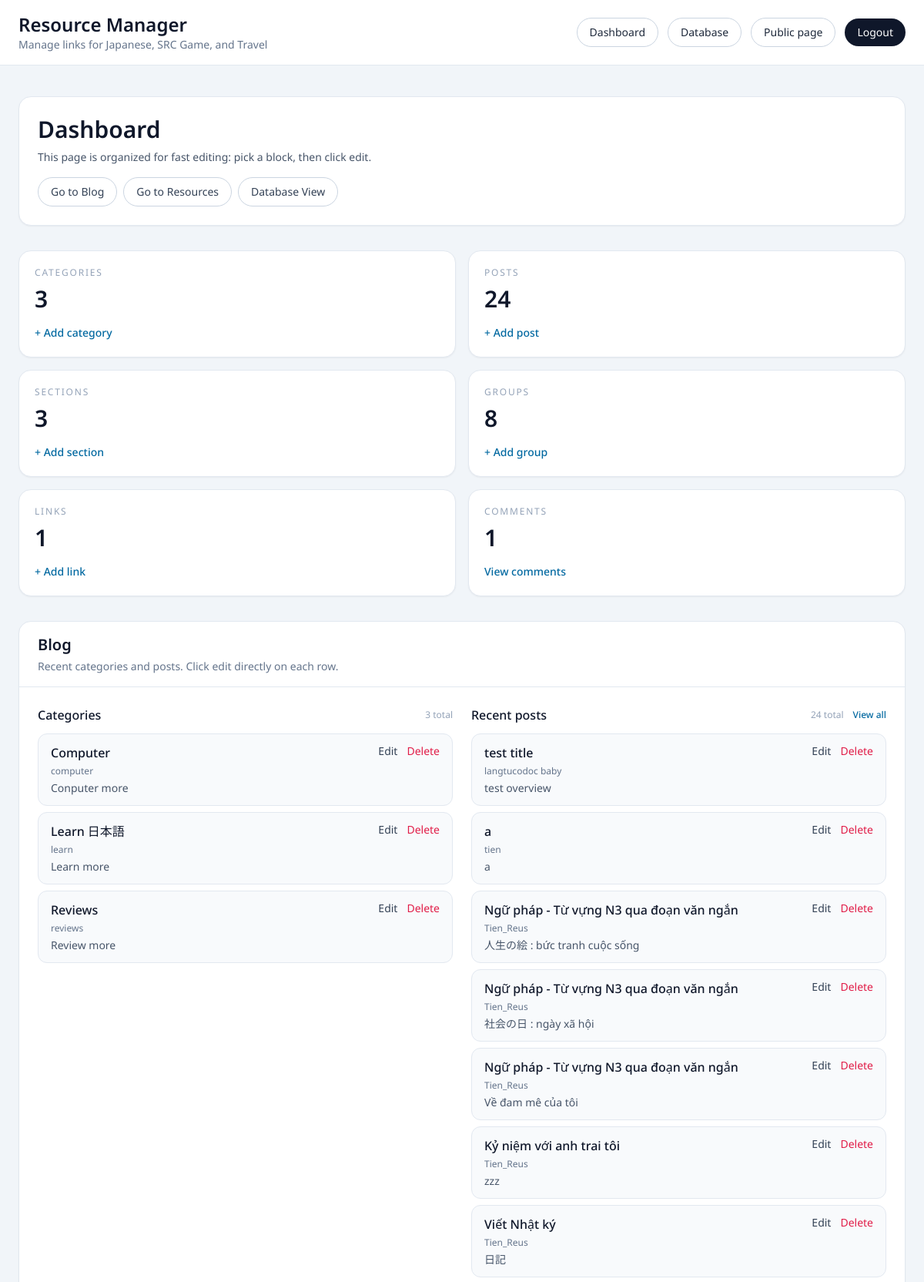
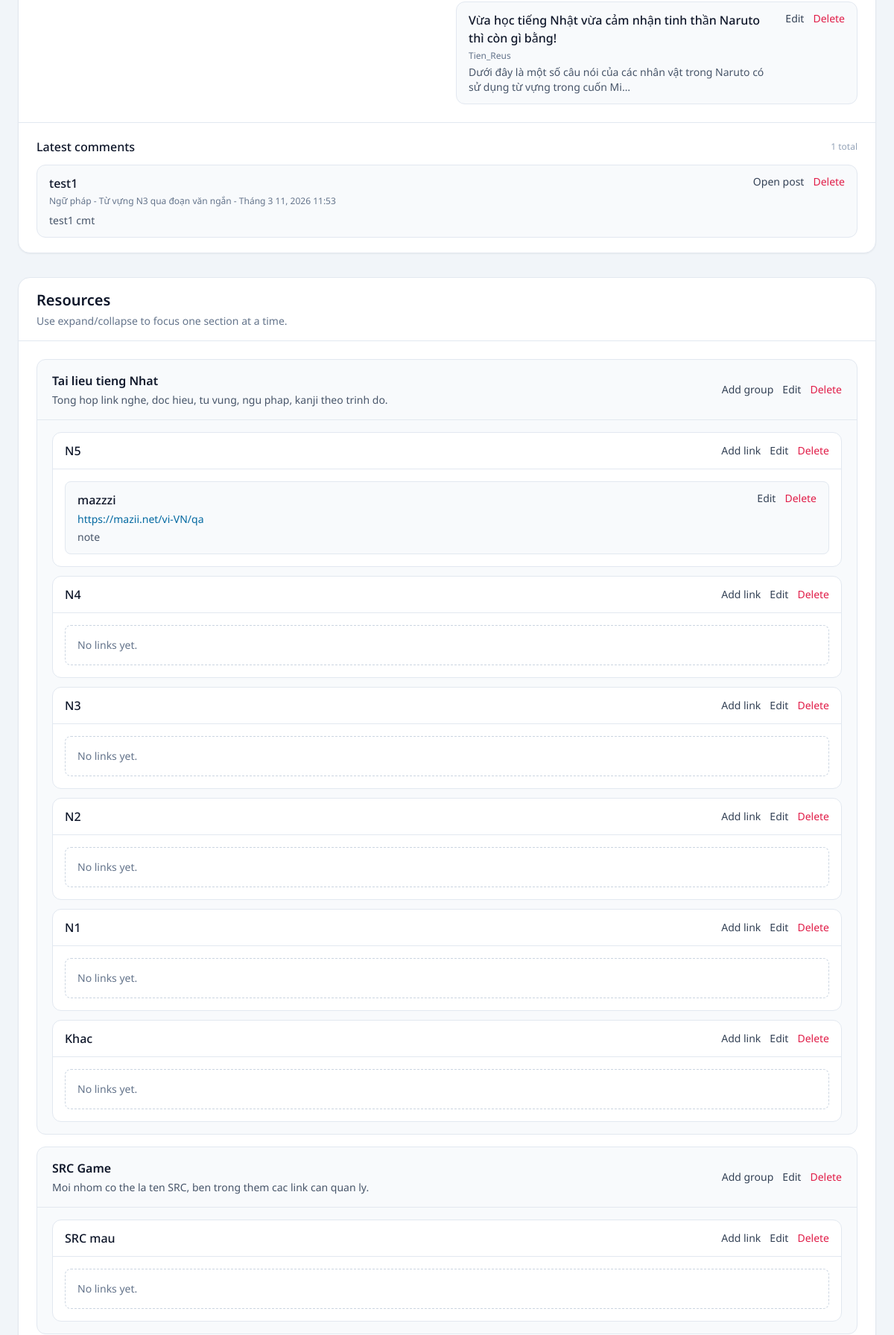
The page /sql/ (signed in, upper part) on the database its author committed (2 pictures, top to bottom).
### posts/models.py (models this page shows, shortened)
class Category(models.Model):
    title = models.CharField(max_length=20)
    subtitle = models.CharField(max_length=20)
    slug = models.SlugField()
    thumbnail = models.ImageField()

class Post(models.Model):
    STATUS_DRAFT = "draft"
    STATUS_PUBLISHED = "published"
    STATUS_CHOICES = [
        (STATUS_DRAFT, "Draft"),
        (STATUS_PUBLISHED, "Published"),
    ]
    title = models.CharField(max_length=100)
    slug = models.SlugField()
    overview = models.TextField()
    timestamp = models.DateTimeField(auto_now_add=True)
    content = models.TextField()
    author = models.ForeignKey(Author, on_delete=models.CASCADE)
    thumbnail = models.ImageField()
    categories = models.ManyToManyField(Category)
    featured = models.BooleanField()
    status = models.CharField(max_length=20, choices=STATUS_CHOICES, default=STATUS_PUBLISHED)

class Author(models.Model):
    user = models.OneToOneField(User, on_delete=models.CASCADE)
    display_name = models.CharField(max_length=150, blank=True)
    profile_picture = models.ImageField(blank=True)
    def __str__(self):
        return self.display_name or self.user.username

class Comment(models.Model):
    post = models.ForeignKey(
        Post,
        on_delete=models.CASCADE,
        related_name="comments",
    )
    author_name = models.CharField(max_length=80)
    body = models.TextField(max_length=1000)
    created_at = models.DateTimeField(auto_now_add=True)
    class Meta:
        ordering = ["-created_at"]

class ResourceSection(models.Model):
    title = models.CharField(max_length=100)
    slug = models.SlugField(unique=True)
    description = models.TextField(blank=True)
    display_order = models.PositiveIntegerField(default=0)
    class Meta:
        ordering = ["display_order", "title"]

class ResourceGroup(models.Model):
    section = models.ForeignKey(
        ResourceSection,
        on_delete=models.CASCADE,
        related_name="groups",
    )
    title = models.CharField(max_length=100)
    description = models.TextField(blank=True)
    display_order = models.PositiveIntegerField(default=0)
    class Meta:
        ordering = ["display_order", "title"]
        unique_together = ("section", "title")

class ResourceLink(models.Model):
    group = models.ForeignKey(
        ResourceGroup,
        on_delete=models.CASCADE,
        related_name="links",
    )
    title = models.CharField(max_length=150)
    url = models.URLField(blank=True)
    document = models.FileField(upload_to="resources/files/", blank=True)
    note = models.CharField(max_length=255, blank=True)
    display_order = models.PositiveIntegerField(default=0)
    class Meta:
        ordering = ["display_order", "title"]
        unique_together = ("group", "title")

### posts/views.py (the view)
# urls.py: path('sql/', resource_admin_dashboard, name='resource_admin_dashboard'),
@staff_required
def resource_admin_dashboard(request):
    sections = ResourceSection.objects.prefetch_related("groups__links")
    categories = Category.objects.order_by("title")
    posts = Post.objects.select_related("author").prefetch_related("categories").order_by("-timestamp")[:8]
    comments = Comment.objects.select_related("post").order_by("-created_at")[:10]
    context = {
        "sections": sections,
        "categories": categories,
        "posts": posts,
        "comments": comments,
        "section_count": ResourceSection.objects.count(),
        "group_count": ResourceGroup.objects.count(),
        "link_count": ResourceLink.objects.count(),
        "category_count": Category.objects.count(),
        "post_count": Post.objects.count(),
        "comment_count": Comment.objects.count(),
    }
    return render(request, "resource_admin/dashboard.html", context)

### posts/views.py (called while the page is built)
def staff_required(view_func):
    @wraps(view_func)
    @login_required(login_url="resource_admin_login")
    @user_passes_test(
        lambda user: user.is_staff or user.is_superuser,
        login_url="resource_admin_login",
    )
    def _wrapped_view(request, *args, **kwargs):
        return view_func(request, *args, **kwargs)
    return _wrapped_view

### templates/resource_admin/dashboard.html (shortened to what this page needs)
{% extends 'resource_admin/base.html' %}
{% block content %}
<section class="mb-8 rounded-2xl border border-slate-200 bg-white p-6 shadow-sm">
  <h1 class="text-3xl font-semibold text-slate-900">Dashboard</h1>
  <p class="mt-2 text-sm text-slate-600">This page is organized for fast editing: pick a block, then click edit.</p>
  <div class="mt-4 flex flex-wrap gap-2 text-sm">
    <a href="#blog-area" class="rounded-full border border-slate-300 px-4 py-2 text-slate-700 hover:bg-slate-50">Go to Blog</a>
    <a href="#resource-area" class="rounded-full border border-slate-300 px-4 py-2 text-slate-700 hover:bg-slate-50">Go to Resources</a>
    <a href="{% url 'resource_admin_database' %}" class="rounded-full border border-slate-300 px-4 py-2 text-slate-700 hover:bg-slate-50">Database View</a>
  </div>
</section>
<section class="mb-8 grid gap-4 sm:grid-cols-2 xl:grid-cols-6">
  <article class="rounded-2xl border border-slate-200 bg-white p-5 shadow-sm">
    <p class="text-xs uppercase tracking-[0.15em] text-slate-400">Categories</p>
    <p class="mt-2 text-3xl font-semibold text-slate-900">{{ category_count }}</p>
    <a href="{% url 'category_create' %}" class="mt-4 inline-block text-sm font-medium text-sky-700 hover:text-sky-900">+ Add category</a>
  </article>
  <article class="rounded-2xl border border-slate-200 bg-white p-5 shadow-sm">
    <p class="text-xs uppercase tracking-[0.15em] text-slate-400">Posts</p>
    <p class="mt-2 text-3xl font-semibold text-slate-900">{{ post_count }}</p>
    <a href="{% url 'post_create' %}" class="mt-4 inline-block text-sm font-medium text-sky-700 hover:text-sky-900">+ Add post</a>
  </article>
  <article class="rounded-2xl border border-slate-200 bg-white p-5 shadow-sm">
    <p class="text-xs uppercase tracking-[0.15em] text-slate-400">Sections</p>
    <p class="mt-2 text-3xl font-semibold text-slate-900">{{ section_count }}</p>
    <a href="{% url 'resource_section_create' %}" class="mt-4 inline-block text-sm font-medium text-sky-700 hover:text-sky-900">+ Add section</a>
  </article>
  <article class="rounded-2xl border border-slate-200 bg-white p-5 shadow-sm">
    <p class="text-xs uppercase tracking-[0.15em] text-slate-400">Groups</p>
    <p class="mt-2 text-3xl font-semibold text-slate-900">{{ group_count }}</p>
    <a href="{% url 'resource_group_create' %}" class="mt-4 inline-block text-sm font-medium text-sky-700 hover:text-sky-900">+ Add group</a>
  </article>
  <article class="rounded-2xl border border-slate-200 bg-white p-5 shadow-sm">
    <p class="text-xs uppercase tracking-[0.15em] text-slate-400">Links</p>
    <p class="mt-2 text-3xl font-semibold text-slate-900">{{ link_count }}</p>
    <a href="{% url 'resource_link_create' %}" class="mt-4 inline-block text-sm font-medium text-sky-700 hover:text-sky-900">+ Add link</a>
  </article>
  <article class="rounded-2xl border border-slate-200 bg-white p-5 shadow-sm">
    <p class="text-xs uppercase tracking-[0.15em] text-slate-400">Comments</p>
    <p class="mt-2 text-3xl font-semibold text-slate-900">{{ comment_count }}</p>
    <a href="#comment-area" class="mt-4 inline-block text-sm font-medium text-sky-700 hover:text-sky-900">View comments</a>
  </article>
</section>
<section id="blog-area" class="mb-8 rounded-2xl border border-slate-200 bg-white shadow-sm">
  <div class="border-b border-slate-200 px-6 py-4">
    <h2 class="text-xl font-semibold text-slate-900">Blog</h2>
    <p class="mt-1 text-sm text-slate-500">Recent categories and posts. Click edit directly on each row.</p>
  </div>
  <div class="grid gap-6 p-6 lg:grid-cols-2">
    <div>
      <div class="mb-3 flex items-center justify-between">
        <h3 class="font-medium text-slate-900">Categories</h3>
        <span class="text-xs text-slate-400">{{ category_count }} total</span>
      </div>
      <div class="space-y-2">
        {% for category in categories %}
        <article class="rounded-xl border border-slate-200 bg-slate-50 px-4 py-3">
          <div class="flex items-start justify-between gap-3">
            <div class="min-w-0">
              <p class="font-medium text-slate-900">{{ category.title }}</p>
              <p class="mt-1 text-xs text-slate-500">{{ category.slug }}</p>
              {% if category.subtitle %}
              <p class="mt-1 text-sm text-slate-600">{{ category.subtitle }}</p>
              {% endif %}
            </div>
            <div class="flex shrink-0 gap-3 text-sm">
              <a href="{% url 'category_update' category.id %}" class="text-slate-700 hover:text-slate-900">Edit</a>
              <a href="{% url 'category_delete' category.id %}" class="text-rose-600 hover:text-rose-700">Delete</a>
            </div>
          </div>
        </article>
        {% empty %}
        <div class="rounded-xl border border-dashed border-slate-300 px-4 py-5 text-sm text-slate-500">No categories yet.</div>
        {% endfor %}
      </div>
    </div>
    <div>
      <div class="mb-3 flex items-center justify-between">
        <h3 class="font-medium text-slate-900">Recent posts</h3>
        <div class="flex items-center gap-3">
          <span class="text-xs text-slate-400">{{ post_count }} total</span>
          <a href="{% url 'resource_admin_database' %}#post-table" class="text-xs font-medium text-sky-700 hover:text-sky-900">View all</a>
        </div>
      </div>
      <div class="space-y-2">
        {% for post in posts %}
        <article class="rounded-xl border border-slate-200 bg-slate-50 px-4 py-3">
          <div class="flex items-start justify-between gap-3">
            <div class="min-w-0">
              <p class="font-medium text-slate-900">{{ post.title }}</p>
              <p class="mt-1 text-xs text-slate-500">{{ post.author }}</p>
              <p class="mt-1 text-sm text-slate-600">{{ post.overview|truncatechars:90 }}</p>
            </div>
            <div class="flex shrink-0 gap-3 text-sm">
              <a href="{% url 'post_update' post.id %}" class="text-slate-700 hover:text-slate-900">Edit</a>
              <a href="{% url 'post_delete' post.id %}" class="text-rose-600 hover:text-rose-700">Delete</a>
            </div>
          </div>
        </article>
        {% empty %}
        <div class="rounded-xl border border-dashed border-slate-300 px-4 py-5 text-sm text-slate-500">No posts yet.</div>
        {% endfor %}
      </div>
    </div>
  </div>
  <div id="comment-area" class="border-t border-slate-200 px-6 py-5">
    <div class="mb-3 flex items-center justify-between">
      <h3 class="font-medium text-slate-900">Latest comments</h3>
      <span class="text-xs text-slate-400">{{ comment_count }} total</span>
    </div>
    <div class="space-y-2">
      {% for comment in comments %}
      <article class="rounded-xl border border-slate-200 bg-slate-50 px-4 py-3">
        <div class="flex flex-col gap-2 md:flex-row md:items-start md:justify-between">
          <div class="min-w-0">
            <p class="font-medium text-slate-900">{{ comment.author_name }}</p>
            <p class="mt-1 text-xs text-slate-500">{{ comment.post.title }} - {{ comment.created_at|date:"M d, Y H:i" }}</p>
            <p class="mt-2 text-sm text-slate-600">{{ comment.body|truncatechars:140 }}</p>
          </div>
          <div class="flex shrink-0 gap-3 text-sm">
            <a href="{% url 'post' comment.post.slug %}" target="_blank" rel="noopener noreferrer" class="text-slate-700 hover:text-slate-900">Open post</a>
            <a href="{% url 'comment_delete' comment.id %}" class="text-rose-600 hover:text-rose-700">Delete</a>
          </div>
        </div>
      </article>
      {% empty %}
      <div class="rounded-xl border border-dashed border-slate-300 px-4 py-5 text-sm text-slate-500">No comments yet.</div>
      {% endfor %}
    </div>
  </div>
</section>
<section id="resource-area" class="rounded-2xl border border-slate-200 bg-white shadow-sm">
  <div class="border-b border-slate-200 px-6 py-4">
    <h2 class="text-xl font-semibold text-slate-900">Resources</h2>
    <p class="mt-1 text-sm text-slate-500">Use expand/collapse to focus one section at a time.</p>
  </div>
  <div class="space-y-4 p-6">
    {% for section in sections %}
    <details class="group rounded-xl border border-slate-200 bg-slate-50" open>
      <summary class="flex cursor-pointer list-none flex-col gap-3 px-5 py-4 md:flex-row md:items-center md:justify-between">
        <div>
          <p class="font-semibold text-slate-900">{{ section.title }}</p>
          {% if section.description %}
          <p class="mt-1 text-sm text-slate-600">{{ section.description }}</p>
          {% endif %}
        </div>
        <div class="flex gap-3 text-sm">
          <a href="{% url 'resource_group_create' %}?section={{ section.id }}" class="text-slate-700 hover:text-slate-900">Add group</a>
          <a href="{% url 'resource_section_update' section.id %}" class="text-slate-700 hover:text-slate-900">Edit</a>
          <a href="{% url 'resource_section_delete' section.id %}" class="text-rose-600 hover:text-rose-700">Delete</a>
        </div>
      </summary>
      <div class="space-y-3 border-t border-slate-200 px-5 py-4">
        {% for group in section.groups.all %}
        <article class="rounded-xl border border-slate-200 bg-white">
          <div class="flex flex-col gap-3 border-b border-slate-200 px-4 py-3 md:flex-row md:items-center md:justify-between">
            <div>
              <p class="font-medium text-slate-900">{{ group.title }}</p>
            </div>
            <div class="flex gap-3 text-sm">
              <a href="{% url 'resource_link_create' %}?group={{ group.id }}" class="text-slate-700 hover:text-slate-900">Add link</a>
              <a href="{% url 'resource_group_update' group.id %}" class="text-slate-700 hover:text-slate-900">Edit</a>
              <a href="{% url 'resource_group_delete' group.id %}" class="text-rose-600 hover:text-rose-700">Delete</a>
            </div>
          </div>
          <div class="space-y-2 p-4">
            {% for link in group.links.all %}
            <div class="rounded-lg border border-slate-200 bg-slate-50 px-4 py-3">
              <div class="flex flex-col gap-2 md:flex-row md:items-start md:justify-between">
                <div class="min-w-0 flex-1">
                  <p class="font-medium text-slate-900">{{ link.title }}</p>
                  {% if link.url %}
                  <a href="{{ link.url }}" target="_blank" rel="noopener noreferrer" class="mt-1 block break-all text-sm text-sky-700 hover:underline">{{ link.url }}</a>
                  {% endif %}
                  {% if link.note %}
                  <p class="mt-1 text-sm text-slate-600">{{ link.note }}</p>
                  {% endif %}
                </div>
                <div class="flex shrink-0 gap-3 text-sm">
                  <a href="{% url 'resource_link_update' link.id %}" class="text-slate-700 hover:text-slate-900">Edit</a>
                  <a href="{% url 'resource_link_delete' link.id %}" class="text-rose-600 hover:text-rose-700">Delete</a>
                </div>
              </div>
            </div>
            {% empty %}
            <div class="rounded-lg border border-dashed border-slate-300 px-4 py-4 text-sm text-slate-500">No links yet.</div>
            {% endfor %}
          </div>
        </article>
        {% empty %}
        <div class="rounded-lg border border-dashed border-slate-300 px-4 py-4 text-sm text-slate-500">No groups yet.</div>
        {% endfor %}
      </div>
    </details>
    {% empty %}
    <div class="rounded-lg border border-dashed border-slate-300 px-4 py-6 text-sm text-slate-500">No sections yet.</div>
    {% endfor %}
  </div>
</section>
{% endblock content %}

### templates/resource_admin/base.html (style rules this page uses)
:root { --font-ui: "Noto Sans", "Segoe UI", Tahoma, Geneva, Verdana, sans-serif; }
html, body { font-family: var(--font-ui); font-synthesis-weight: none; text-rendering: optimizeLegibility; -webkit-font-smoothing: antialiased; -moz-osx-font-smoothing: grayscale; }

### rows shown on the page
Category: title "Computer", slug "computer", subtitle "Conputer more"
Category: title "Learn 日本語", slug "learn", subtitle "Learn more"
Category: title "Reviews", slug "reviews", subtitle "Review more"
Post: title "test title", author "langtucodoc baby", overview "test overview"
Post: title "a", author "tien", overview "a"
Post: title "Ngữ pháp - Từ vựng N3 qua đoạn văn ngắn", author "Tien_Reus", overview "人生の絵 : bức tranh cuộc sống"
Post: title "Ngữ pháp - Từ vựng N3 qua đoạn văn ngắn", author "Tien_Reus", overview "社会の日 : ngày xã hội"
Post: title "Ngữ pháp - Từ vựng N3 qua đoạn văn ngắn", author "Tien_Reus", overview "Về đam mê của tôi"
Post: title "Kỷ niệm với anh trai tôi", author "Tien_Reus", overview "zzz"
Post: title "Viết Nhật ký", author "Tien_Reus", overview "日記"
Post: title "Vừa học tiếng Nhật vừa cảm nhận tinh thần Naruto thì còn gì bằng!", author "Tien_Reus", overview "Dưới đây là một số câu nói của các nhân vật trong Naruto có sử dụng từ vựng trong cuốn Mi…"
Comment: author_name "test1", post "Ngữ pháp - Từ vựng N3 qua đoạn văn ngắn", created_at "Tháng 3 11, 2026 11:53", body "test1 cmt"
ResourceSection: title "Tai lieu tieng Nhat", description "Tong hop link nghe, doc hieu, tu vung, ngu phap, kanji theo trinh do."
ResourceGroup: title "N5"
ResourceLink: title "mazzzi", url "https://mazii.net/vi-VN/qa", note "note"
ResourceGroup: title "N4"
ResourceGroup: title "N3"
ResourceGroup: title "N2"
ResourceGroup: title "N1"
ResourceGroup: title "Khac"
ResourceSection: title "SRC Game", description "Moi nhom co the la ten SRC, ben trong them cac link can quan ly."
ResourceGroup: title "SRC mau"

### other values the page prints
{{ category_count }} "3"
{{ post_count }} "24"
{{ section_count }} "3"
{{ group_count }} "8"
{{ link_count }} "1"
{{ comment_count }} "1"
